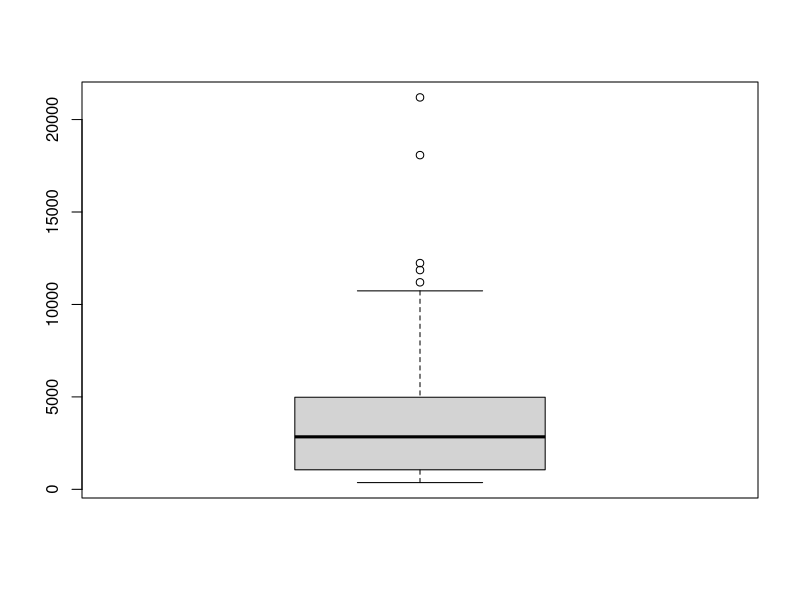
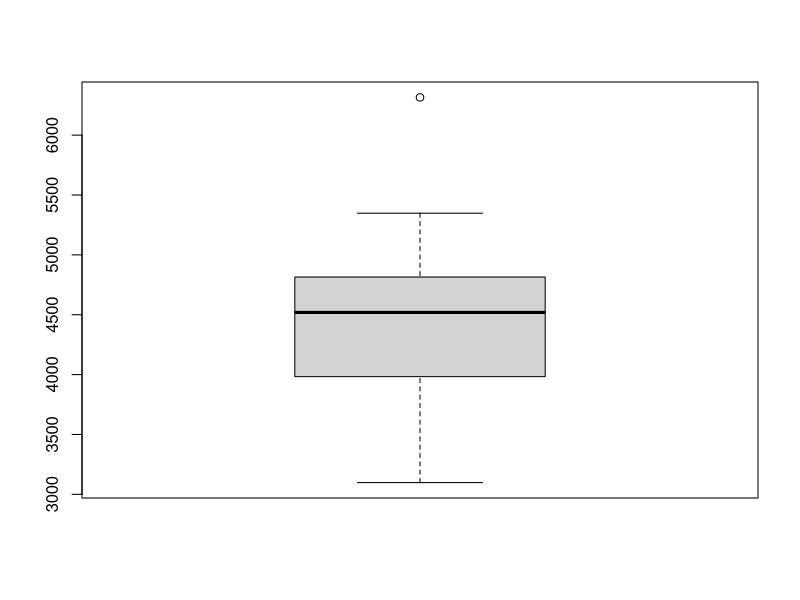
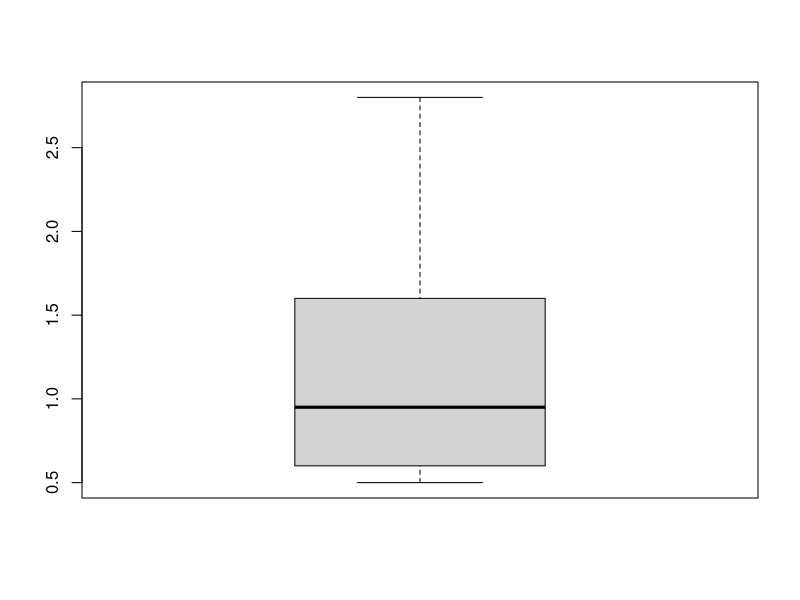
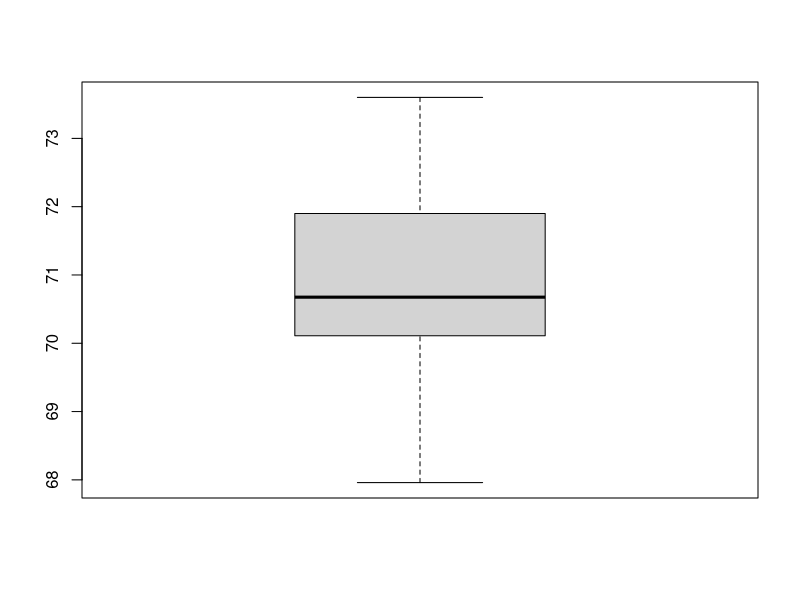
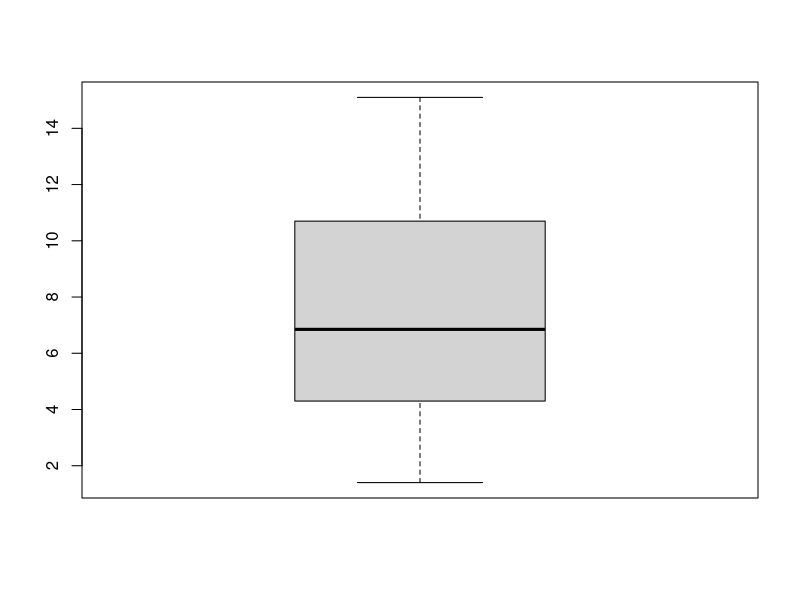
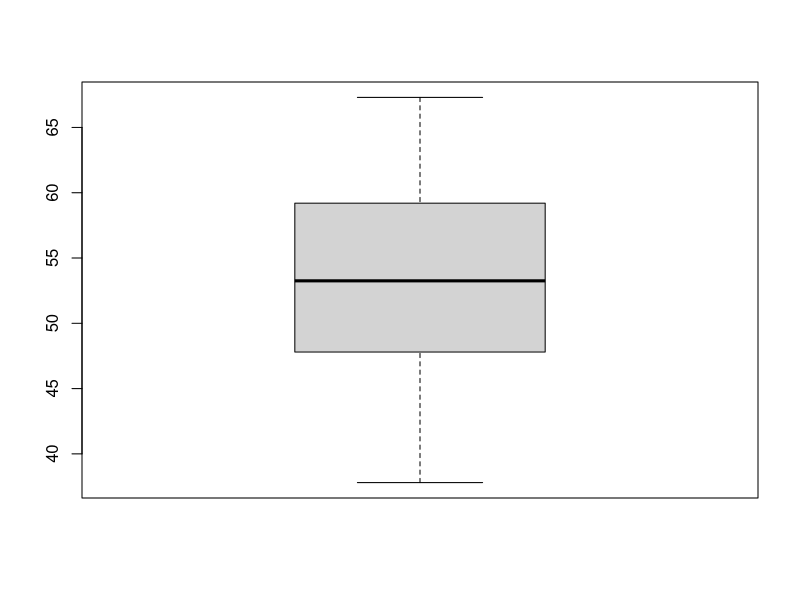
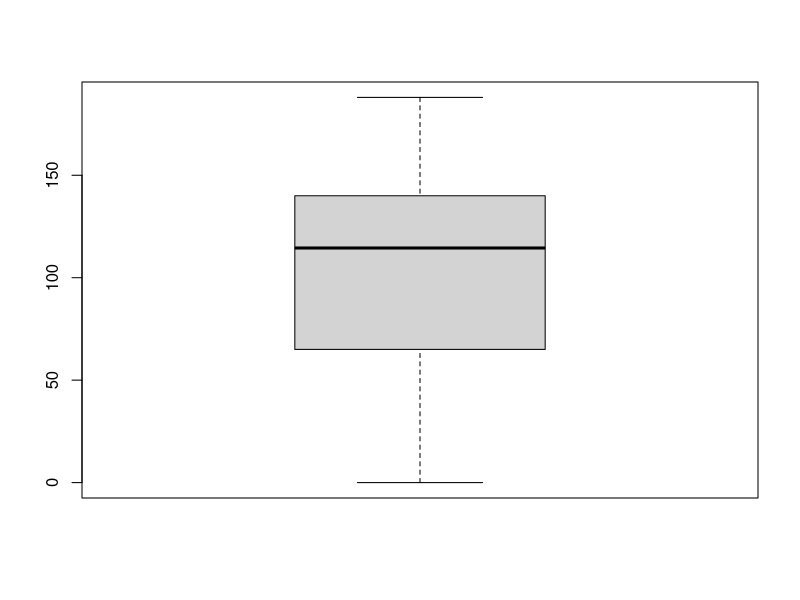
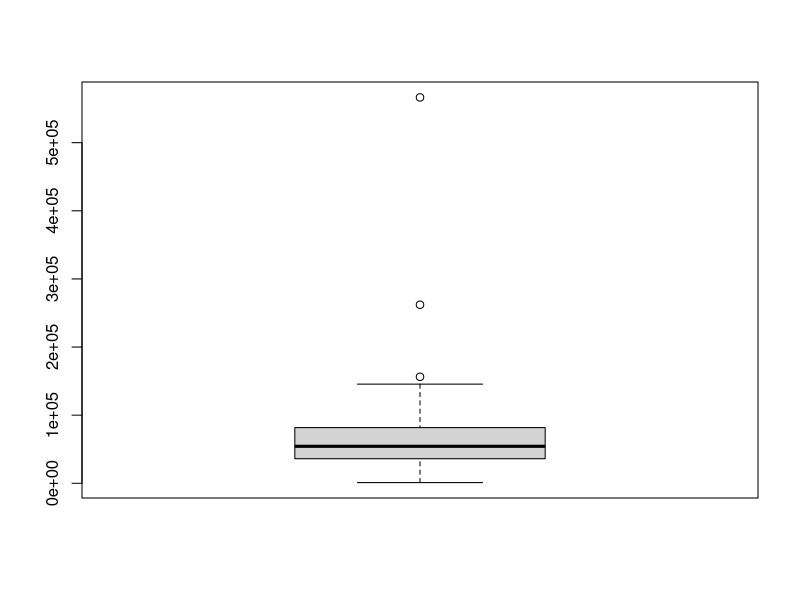

Recreate these plots in R, in order.
st <- data.frame(state.x77)

boxplot(st$Population)  #
boxplot(st$Income)      #
boxplot(st$Illiteracy)
boxplot(st$Life.Exp)
boxplot(st$Murder)
boxplot(st$HS.Grad)
boxplot(st$Frost)
boxplot(st$Area)        #

st$Population[st$Population %in% boxplot.stats(st$Population)$out] <- NA
st$Income[st$Income %in% boxplot.stats(st$Income)$out] <- NA
st$Area[st$Area %in% boxplot.stats(st$Area)$out] <- NA
st2 <- st[complete.cases(st),]

boxplot(st2$Population) #
boxplot(st2$Income) #
boxplot(st2$Illiteracy)
boxplot(st2$Life.Exp)
boxplot(st2$Murder)
boxplot(st2$HS.Grad)
boxplot(st2$Frost)
boxplot(st2$Area) #